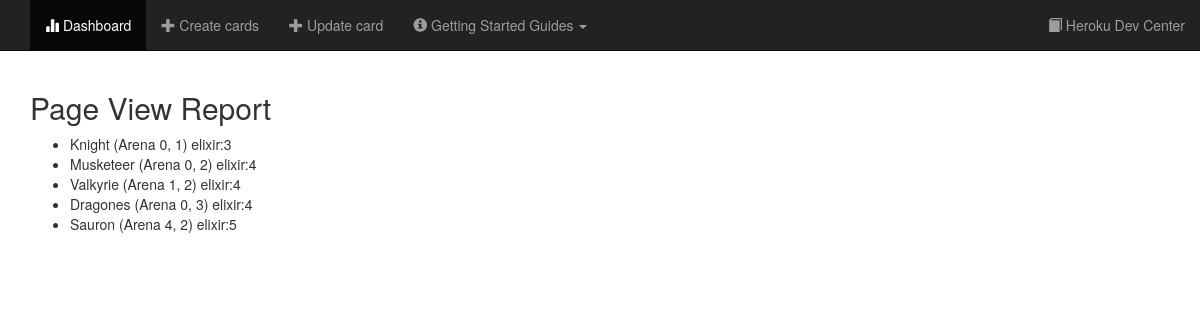
The app's page /db with its own data.
### hello/models.py (models this page shows, shortened)
class Card(models.Model):
  COMMON = 1
  RARE = 2
  EPIC = 3
  LEGENDARY = 4
  CARD_TYPES = (
    (COMMON, 'common'),
    (RARE, 'rare'),
    (EPIC, 'epic'),
    (LEGENDARY, 'legendary')
  )
  CARD_TYPES_IDICT = {
    'common': COMMON,
    'rare': RARE,
    'epic': EPIC,
    'legendary': LEGENDARY
  }
  CARDS_REQUIRED_TO_UPGRADE = [2, 4, 10, 20, 50, 100, 200, 400, 800, 1000,
      2000, 5000]
  MAX_LEVEL = [13, 11, 8, 5]
  name = models.CharField('name', primary_key=True, max_length=50)
  type = models.IntegerField('type', choices=CARD_TYPES)
  elixir = models.IntegerField('elixir')
  arena = models.IntegerField('arena')

### hello/views.py (the view)
# urls.py: url(r'^db', hello.views.db, name='db'),
def db(request):
  cards = Card.objects.all()
  return render(request, 'db.html', {'cards': cards})

### hello/templates/db.html
{% extends "base.html" %}
{% load staticfiles %}
{% block content %}
  <div class="container">
<h2>Page View Report</h2>
<ul>
{% for card in cards %}
    <li>{{ card.name }} (Arena {{ card.arena }}, {{ card.type }}) elixir:{{ card.elixir }}</li>
{% endfor %}
</ul>
</div>
{% endblock %}

### records on screen
Card: name "Knight", arena "0", type "1", elixir "3"
Card: name "Musketeer", arena "0", type "2", elixir "4"
Card: name "Valkyrie", arena "1", type "2", elixir "4"
Card: name "Dragones", arena "0", type "3", elixir "4"
Card: name "Sauron", arena "4", type "2", elixir "5"
